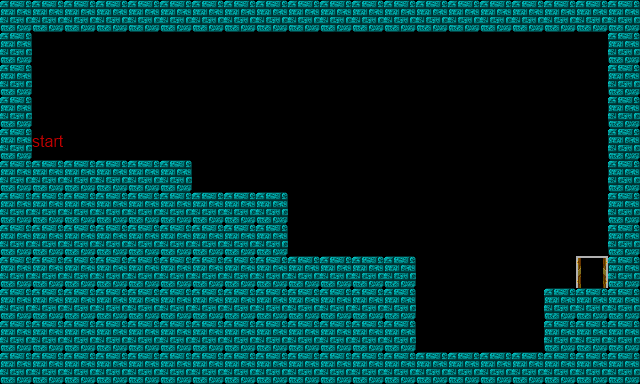

Rendered tile map (Tiled .tmx) drawn with the repository's tilesets; below, a short description and the full map source, tile grids included:
An orthogonal 20x12 tile map with 32x32 px tiles, 1 tile layer (Tile Layer 1).

<map version="1.0" orientation="orthogonal" width="20" height="12" tilewidth="32" tileheight="32">
 <tileset firstgid="1" name="map" tilewidth="32" tileheight="32">
  <image source="map.png" trans="000000" width="160" height="160" />
 </tileset>
 <layer name="Tile Layer 1" width="20" height="12">
  <data>
   <tile gid="1" />
   <tile gid="1" />
   <tile gid="1" />
   <tile gid="1" />
   <tile gid="1" />
   <tile gid="1" />
   <tile gid="1" />
   <tile gid="1" />
   <tile gid="1" />
   <tile gid="1" />
   <tile gid="1" />
   <tile gid="1" />
   <tile gid="1" />
   <tile gid="1" />
   <tile gid="1" />
   <tile gid="1" />
   <tile gid="1" />
   <tile gid="1" />
   <tile gid="1" />
   <tile gid="1" />
   <tile gid="1" />
   <tile gid="0" />
   <tile gid="0" />
   <tile gid="0" />
   <tile gid="0" />
   <tile gid="0" />
   <tile gid="0" />
   <tile gid="0" />
   <tile gid="0" />
   <tile gid="0" />
   <tile gid="0" />
   <tile gid="0" />
   <tile gid="0" />
   <tile gid="0" />
   <tile gid="0" />
   <tile gid="0" />
   <tile gid="0" />
   <tile gid="0" />
   <tile gid="0" />
   <tile gid="1" />
   <tile gid="1" />
   <tile gid="0" />
   <tile gid="0" />
   <tile gid="0" />
   <tile gid="0" />
   <tile gid="0" />
   <tile gid="0" />
   <tile gid="0" />
   <tile gid="0" />
   <tile gid="0" />
   <tile gid="0" />
   <tile gid="0" />
   <tile gid="0" />
   <tile gid="0" />
   <tile gid="0" />
   <tile gid="0" />
   <tile gid="0" />
   <tile gid="0" />
   <tile gid="0" />
   <tile gid="1" />
   <tile gid="1" />
   <tile gid="0" />
   <tile gid="0" />
   <tile gid="0" />
   <tile gid="0" />
   <tile gid="0" />
   <tile gid="0" />
   <tile gid="0" />
   <tile gid="0" />
   <tile gid="0" />
   <tile gid="0" />
   <tile gid="0" />
   <tile gid="0" />
   <tile gid="0" />
   <tile gid="0" />
   <tile gid="0" />
   <tile gid="0" />
   <tile gid="0" />
   <tile gid="0" />
   <tile gid="1" />
   <tile gid="1" />
   <tile gid="21" />
   <tile gid="0" />
   <tile gid="0" />
   <tile gid="0" />
   <tile gid="0" />
   <tile gid="0" />
   <tile gid="0" />
   <tile gid="0" />
   <tile gid="0" />
   <tile gid="0" />
   <tile gid="0" />
   <tile gid="0" />
   <tile gid="0" />
   <tile gid="0" />
   <tile gid="0" />
   <tile gid="0" />
   <tile gid="0" />
   <tile gid="0" />
   <tile gid="1" />
   <tile gid="1" />
   <tile gid="1" />
   <tile gid="1" />
   <tile gid="1" />
   <tile gid="1" />
   <tile gid="1" />
   <tile gid="0" />
   <tile gid="0" />
   <tile gid="0" />
   <tile gid="0" />
   <tile gid="0" />
   <tile gid="0" />
   <tile gid="0" />
   <tile gid="0" />
   <tile gid="0" />
   <tile gid="0" />
   <tile gid="0" />
   <tile gid="0" />
   <tile gid="0" />
   <tile gid="1" />
   <tile gid="1" />
   <tile gid="1" />
   <tile gid="1" />
   <tile gid="1" />
   <tile gid="1" />
   <tile gid="1" />
   <tile gid="1" />
   <tile gid="1" />
   <tile gid="1" />
   <tile gid="0" />
   <tile gid="0" />
   <tile gid="0" />
   <tile gid="0" />
   <tile gid="0" />
   <tile gid="0" />
   <tile gid="0" />
   <tile gid="0" />
   <tile gid="0" />
   <tile gid="0" />
   <tile gid="1" />
   <tile gid="1" />
   <tile gid="1" />
   <tile gid="1" />
   <tile gid="1" />
   <tile gid="1" />
   <tile gid="1" />
   <tile gid="1" />
   <tile gid="1" />
   <tile gid="1" />
   <tile gid="0" />
   <tile gid="0" />
   <tile gid="0" />
   <tile gid="0" />
   <tile gid="0" />
   <tile gid="0" />
   <tile gid="0" />
   <tile gid="0" />
   <tile gid="0" />
   <tile gid="0" />
   <tile gid="1" />
   <tile gid="1" />
   <tile gid="1" />
   <tile gid="1" />
   <tile gid="1" />
   <tile gid="1" />
   <tile gid="1" />
   <tile gid="1" />
   <tile gid="1" />
   <tile gid="1" />
   <tile gid="1" />
   <tile gid="1" />
   <tile gid="1" />
   <tile gid="1" />
   <tile gid="0" />
   <tile gid="0" />
   <tile gid="0" />
   <tile gid="0" />
   <tile gid="0" />
   <tile gid="6" />
   <tile gid="1" />
   <tile gid="1" />
   <tile gid="1" />
   <tile gid="1" />
   <tile gid="1" />
   <tile gid="1" />
   <tile gid="1" />
   <tile gid="1" />
   <tile gid="1" />
   <tile gid="1" />
   <tile gid="1" />
   <tile gid="1" />
   <tile gid="1" />
   <tile gid="1" />
   <tile gid="0" />
   <tile gid="0" />
   <tile gid="0" />
   <tile gid="0" />
   <tile gid="1" />
   <tile gid="1" />
   <tile gid="1" />
   <tile gid="1" />
   <tile gid="1" />
   <tile gid="1" />
   <tile gid="1" />
   <tile gid="1" />
   <tile gid="1" />
   <tile gid="1" />
   <tile gid="1" />
   <tile gid="1" />
   <tile gid="1" />
   <tile gid="1" />
   <tile gid="1" />
   <tile gid="1" />
   <tile gid="0" />
   <tile gid="0" />
   <tile gid="0" />
   <tile gid="0" />
   <tile gid="1" />
   <tile gid="1" />
   <tile gid="1" />
   <tile gid="1" />
   <tile gid="1" />
   <tile gid="1" />
   <tile gid="1" />
   <tile gid="1" />
   <tile gid="1" />
   <tile gid="1" />
   <tile gid="1" />
   <tile gid="1" />
   <tile gid="1" />
   <tile gid="1" />
   <tile gid="1" />
   <tile gid="1" />
   <tile gid="1" />
   <tile gid="1" />
   <tile gid="1" />
   <tile gid="1" />
   <tile gid="1" />
   <tile gid="1" />
   <tile gid="1" />
  </data>
 </layer>
</map>
